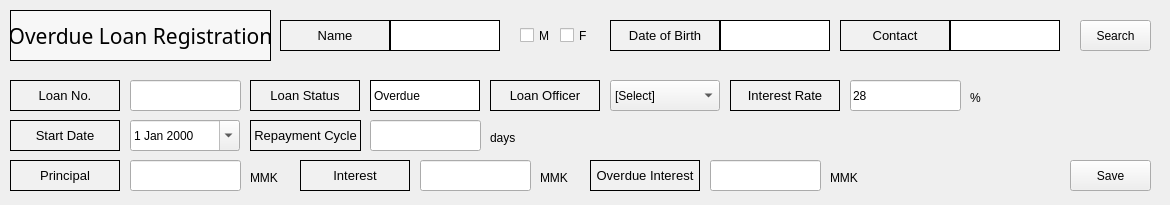
<?xml version="1.0" encoding="UTF-8"?>
<ui version="4.0">
 <class>MainWindow</class>
 <widget class="QMainWindow" name="MainWindow">
  <property name="geometry">
   <rect>
    <x>0</x>
    <y>0</y>
    <width>1170</width>
    <height>205</height>
   </rect>
  </property>
  <property name="windowTitle">
   <string>Overdue Loan Management</string>
  </property>
  <widget class="QWidget" name="centralwidget">
   <widget class="QLabel" name="label">
    <property name="geometry">
     <rect>
      <x>280</x>
      <y>20</y>
      <width>110</width>
      <height>31</height>
     </rect>
    </property>
    <property name="minimumSize">
     <size>
      <width>110</width>
      <height>0</height>
     </size>
    </property>
    <property name="maximumSize">
     <size>
      <width>110</width>
      <height>16777215</height>
     </size>
    </property>
    <property name="font">
     <font>
      <pointsize>10</pointsize>
     </font>
    </property>
    <property name="styleSheet">
     <string notr="true">background-color:rgb(241, 241, 241)</string>
    </property>
    <property name="frameShape">
     <enum>QFrame::Box</enum>
    </property>
    <property name="text">
     <string>Name</string>
    </property>
    <property name="alignment">
     <set>Qt::AlignCenter</set>
    </property>
   </widget>
   <widget class="QPushButton" name="customerSearchButton">
    <property name="geometry">
     <rect>
      <x>1080</x>
      <y>20</y>
      <width>71</width>
      <height>31</height>
     </rect>
    </property>
    <property name="text">
     <string>Search</string>
    </property>
   </widget>
   <widget class="QLabel" name="customerDateOfBirth">
    <property name="geometry">
     <rect>
      <x>720</x>
      <y>20</y>
      <width>110</width>
      <height>31</height>
     </rect>
    </property>
    <property name="minimumSize">
     <size>
      <width>110</width>
      <height>0</height>
     </size>
    </property>
    <property name="maximumSize">
     <size>
      <width>110</width>
      <height>16777215</height>
     </size>
    </property>
    <property name="styleSheet">
     <string notr="true">background-color:rgb(255, 255, 255)
</string>
    </property>
    <property name="frameShape">
     <enum>QFrame::Box</enum>
    </property>
    <property name="text">
     <string/>
    </property>
   </widget>
   <widget class="QLabel" name="label_7">
    <property name="geometry">
     <rect>
      <x>610</x>
      <y>20</y>
      <width>110</width>
      <height>31</height>
     </rect>
    </property>
    <property name="minimumSize">
     <size>
      <width>110</width>
      <height>0</height>
     </size>
    </property>
    <property name="maximumSize">
     <size>
      <width>110</width>
      <height>16777215</height>
     </size>
    </property>
    <property name="font">
     <font>
      <pointsize>10</pointsize>
     </font>
    </property>
    <property name="styleSheet">
     <string notr="true">background-color:rgb(241, 241, 241)</string>
    </property>
    <property name="frameShape">
     <enum>QFrame::Box</enum>
    </property>
    <property name="text">
     <string>Date of Birth</string>
    </property>
    <property name="alignment">
     <set>Qt::AlignCenter</set>
    </property>
   </widget>
   <widget class="QCheckBox" name="checkBoxFemale">
    <property name="geometry">
     <rect>
      <x>560</x>
      <y>20</y>
      <width>41</width>
      <height>31</height>
     </rect>
    </property>
    <property name="text">
     <string>F</string>
    </property>
   </widget>
   <widget class="QCheckBox" name="checkBoxMale">
    <property name="geometry">
     <rect>
      <x>520</x>
      <y>20</y>
      <width>41</width>
      <height>31</height>
     </rect>
    </property>
    <property name="text">
     <string>M</string>
    </property>
   </widget>
   <widget class="QLabel" name="label_4">
    <property name="geometry">
     <rect>
      <x>10</x>
      <y>10</y>
      <width>261</width>
      <height>51</height>
     </rect>
    </property>
    <property name="font">
     <font>
      <family>Agency FB</family>
      <pointsize>16</pointsize>
     </font>
    </property>
    <property name="styleSheet">
     <string notr="true">background-color:rgb(247, 247, 247)</string>
    </property>
    <property name="frameShape">
     <enum>QFrame::Box</enum>
    </property>
    <property name="text">
     <string>Overdue Loan Registration</string>
    </property>
    <property name="alignment">
     <set>Qt::AlignCenter</set>
    </property>
   </widget>
   <widget class="QLabel" name="customerContact">
    <property name="geometry">
     <rect>
      <x>950</x>
      <y>20</y>
      <width>110</width>
      <height>31</height>
     </rect>
    </property>
    <property name="minimumSize">
     <size>
      <width>110</width>
      <height>0</height>
     </size>
    </property>
    <property name="maximumSize">
     <size>
      <width>110</width>
      <height>16777215</height>
     </size>
    </property>
    <property name="styleSheet">
     <string notr="true">background-color:rgb(255, 255, 255)
</string>
    </property>
    <property name="frameShape">
     <enum>QFrame::Box</enum>
    </property>
    <property name="text">
     <string/>
    </property>
   </widget>
   <widget class="QLabel" name="label_9">
    <property name="geometry">
     <rect>
      <x>840</x>
      <y>20</y>
      <width>110</width>
      <height>31</height>
     </rect>
    </property>
    <property name="minimumSize">
     <size>
      <width>110</width>
      <height>0</height>
     </size>
    </property>
    <property name="maximumSize">
     <size>
      <width>110</width>
      <height>16777215</height>
     </size>
    </property>
    <property name="font">
     <font>
      <pointsize>10</pointsize>
     </font>
    </property>
    <property name="styleSheet">
     <string notr="true">background-color:rgb(241, 241, 241)</string>
    </property>
    <property name="frameShape">
     <enum>QFrame::Box</enum>
    </property>
    <property name="text">
     <string>Contact</string>
    </property>
    <property name="alignment">
     <set>Qt::AlignCenter</set>
    </property>
   </widget>
   <widget class="QLabel" name="customerName">
    <property name="geometry">
     <rect>
      <x>390</x>
      <y>20</y>
      <width>110</width>
      <height>31</height>
     </rect>
    </property>
    <property name="minimumSize">
     <size>
      <width>110</width>
      <height>0</height>
     </size>
    </property>
    <property name="maximumSize">
     <size>
      <width>110</width>
      <height>16777215</height>
     </size>
    </property>
    <property name="styleSheet">
     <string notr="true">background-color:rgb(255, 255, 255)
</string>
    </property>
    <property name="frameShape">
     <enum>QFrame::Box</enum>
    </property>
    <property name="text">
     <string/>
    </property>
   </widget>
   <widget class="QLabel" name="label_24">
    <property name="geometry">
     <rect>
      <x>10</x>
      <y>160</y>
      <width>110</width>
      <height>31</height>
     </rect>
    </property>
    <property name="minimumSize">
     <size>
      <width>110</width>
      <height>0</height>
     </size>
    </property>
    <property name="maximumSize">
     <size>
      <width>110</width>
      <height>16777215</height>
     </size>
    </property>
    <property name="font">
     <font>
      <pointsize>10</pointsize>
     </font>
    </property>
    <property name="styleSheet">
     <string notr="true">background-color:rgb(241, 241, 241)</string>
    </property>
    <property name="frameShape">
     <enum>QFrame::Box</enum>
    </property>
    <property name="text">
     <string>Principal</string>
    </property>
    <property name="alignment">
     <set>Qt::AlignCenter</set>
    </property>
   </widget>
   <widget class="QLabel" name="label_44">
    <property name="geometry">
     <rect>
      <x>970</x>
      <y>90</y>
      <width>16</width>
      <height>16</height>
     </rect>
    </property>
    <property name="text">
     <string>%</string>
    </property>
   </widget>
   <widget class="QLabel" name="label_33">
    <property name="geometry">
     <rect>
      <x>730</x>
      <y>80</y>
      <width>110</width>
      <height>31</height>
     </rect>
    </property>
    <property name="minimumSize">
     <size>
      <width>110</width>
      <height>0</height>
     </size>
    </property>
    <property name="maximumSize">
     <size>
      <width>110</width>
      <height>16777215</height>
     </size>
    </property>
    <property name="font">
     <font>
      <pointsize>10</pointsize>
     </font>
    </property>
    <property name="styleSheet">
     <string notr="true">background-color:rgb(241, 241, 241)</string>
    </property>
    <property name="frameShape">
     <enum>QFrame::Box</enum>
    </property>
    <property name="text">
     <string>Interest Rate</string>
    </property>
    <property name="alignment">
     <set>Qt::AlignCenter</set>
    </property>
   </widget>
   <widget class="QLabel" name="label_22">
    <property name="geometry">
     <rect>
      <x>10</x>
      <y>80</y>
      <width>110</width>
      <height>31</height>
     </rect>
    </property>
    <property name="minimumSize">
     <size>
      <width>110</width>
      <height>0</height>
     </size>
    </property>
    <property name="maximumSize">
     <size>
      <width>110</width>
      <height>16777215</height>
     </size>
    </property>
    <property name="font">
     <font>
      <pointsize>10</pointsize>
     </font>
    </property>
    <property name="styleSheet">
     <string notr="true">background-color:rgb(241, 241, 241)</string>
    </property>
    <property name="frameShape">
     <enum>QFrame::Box</enum>
    </property>
    <property name="text">
     <string>Loan No.</string>
    </property>
    <property name="alignment">
     <set>Qt::AlignCenter</set>
    </property>
   </widget>
   <widget class="QLabel" name="label_27">
    <property name="geometry">
     <rect>
      <x>490</x>
      <y>80</y>
      <width>110</width>
      <height>31</height>
     </rect>
    </property>
    <property name="minimumSize">
     <size>
      <width>110</width>
      <height>0</height>
     </size>
    </property>
    <property name="maximumSize">
     <size>
      <width>110</width>
      <height>16777215</height>
     </size>
    </property>
    <property name="font">
     <font>
      <pointsize>10</pointsize>
     </font>
    </property>
    <property name="styleSheet">
     <string notr="true">background-color:rgb(241, 241, 241)</string>
    </property>
    <property name="frameShape">
     <enum>QFrame::Box</enum>
    </property>
    <property name="text">
     <string>Loan Officer</string>
    </property>
    <property name="alignment">
     <set>Qt::AlignCenter</set>
    </property>
   </widget>
   <widget class="QComboBox" name="loanOfficer">
    <property name="geometry">
     <rect>
      <x>610</x>
      <y>80</y>
      <width>110</width>
      <height>31</height>
     </rect>
    </property>
    <property name="minimumSize">
     <size>
      <width>110</width>
      <height>0</height>
     </size>
    </property>
    <property name="maximumSize">
     <size>
      <width>110</width>
      <height>16777215</height>
     </size>
    </property>
    <property name="layoutDirection">
     <enum>Qt::LeftToRight</enum>
    </property>
    <item>
     <property name="text">
      <string>[Select]</string>
     </property>
    </item>
   </widget>
   <widget class="QLineEdit" name="principal">
    <property name="geometry">
     <rect>
      <x>130</x>
      <y>160</y>
      <width>111</width>
      <height>31</height>
     </rect>
    </property>
   </widget>
   <widget class="QDateEdit" name="startDate">
    <property name="geometry">
     <rect>
      <x>130</x>
      <y>120</y>
      <width>110</width>
      <height>31</height>
     </rect>
    </property>
    <property name="locale">
     <locale language="English" country="UnitedStates"/>
    </property>
    <property name="calendarPopup">
     <bool>true</bool>
    </property>
   </widget>
   <widget class="QLabel" name="label_37">
    <property name="geometry">
     <rect>
      <x>250</x>
      <y>120</y>
      <width>111</width>
      <height>31</height>
     </rect>
    </property>
    <property name="minimumSize">
     <size>
      <width>0</width>
      <height>0</height>
     </size>
    </property>
    <property name="maximumSize">
     <size>
      <width>16777215</width>
      <height>16777215</height>
     </size>
    </property>
    <property name="font">
     <font>
      <pointsize>10</pointsize>
     </font>
    </property>
    <property name="styleSheet">
     <string notr="true">background-color:rgb(241, 241, 241)</string>
    </property>
    <property name="frameShape">
     <enum>QFrame::Box</enum>
    </property>
    <property name="text">
     <string>Repayment Cycle</string>
    </property>
    <property name="alignment">
     <set>Qt::AlignCenter</set>
    </property>
   </widget>
   <widget class="QLineEdit" name="interestRate">
    <property name="geometry">
     <rect>
      <x>850</x>
      <y>80</y>
      <width>111</width>
      <height>31</height>
     </rect>
    </property>
    <property name="text">
     <string>28</string>
    </property>
   </widget>
   <widget class="QLabel" name="label_25">
    <property name="geometry">
     <rect>
      <x>250</x>
      <y>80</y>
      <width>110</width>
      <height>31</height>
     </rect>
    </property>
    <property name="minimumSize">
     <size>
      <width>110</width>
      <height>0</height>
     </size>
    </property>
    <property name="maximumSize">
     <size>
      <width>110</width>
      <height>16777215</height>
     </size>
    </property>
    <property name="font">
     <font>
      <pointsize>10</pointsize>
     </font>
    </property>
    <property name="styleSheet">
     <string notr="true">background-color:rgb(241, 241, 241)</string>
    </property>
    <property name="frameShape">
     <enum>QFrame::Box</enum>
    </property>
    <property name="text">
     <string>Loan Status</string>
    </property>
    <property name="alignment">
     <set>Qt::AlignCenter</set>
    </property>
   </widget>
   <widget class="QLineEdit" name="loanNumber">
    <property name="geometry">
     <rect>
      <x>130</x>
      <y>80</y>
      <width>111</width>
      <height>31</height>
     </rect>
    </property>
   </widget>
   <widget class="QLabel" name="label_42">
    <property name="geometry">
     <rect>
      <x>250</x>
      <y>170</y>
      <width>41</width>
      <height>16</height>
     </rect>
    </property>
    <property name="text">
     <string>MMK</string>
    </property>
   </widget>
   <widget class="QLabel" name="label_35">
    <property name="geometry">
     <rect>
      <x>10</x>
      <y>120</y>
      <width>110</width>
      <height>31</height>
     </rect>
    </property>
    <property name="minimumSize">
     <size>
      <width>110</width>
      <height>0</height>
     </size>
    </property>
    <property name="maximumSize">
     <size>
      <width>110</width>
      <height>16777215</height>
     </size>
    </property>
    <property name="font">
     <font>
      <pointsize>10</pointsize>
     </font>
    </property>
    <property name="styleSheet">
     <string notr="true">background-color:rgb(241, 241, 241)</string>
    </property>
    <property name="frameShape">
     <enum>QFrame::Box</enum>
    </property>
    <property name="text">
     <string>Start Date</string>
    </property>
    <property name="alignment">
     <set>Qt::AlignCenter</set>
    </property>
   </widget>
   <widget class="QLabel" name="loanStatus">
    <property name="geometry">
     <rect>
      <x>370</x>
      <y>80</y>
      <width>110</width>
      <height>31</height>
     </rect>
    </property>
    <property name="minimumSize">
     <size>
      <width>110</width>
      <height>0</height>
     </size>
    </property>
    <property name="maximumSize">
     <size>
      <width>110</width>
      <height>16777215</height>
     </size>
    </property>
    <property name="styleSheet">
     <string notr="true">background-color:rgb(255, 255, 255)
</string>
    </property>
    <property name="frameShape">
     <enum>QFrame::Box</enum>
    </property>
    <property name="text">
     <string>Overdue</string>
    </property>
   </widget>
   <widget class="QLineEdit" name="repaymentCycle">
    <property name="geometry">
     <rect>
      <x>370</x>
      <y>120</y>
      <width>111</width>
      <height>31</height>
     </rect>
    </property>
   </widget>
   <widget class="QLabel" name="label_43">
    <property name="geometry">
     <rect>
      <x>540</x>
      <y>170</y>
      <width>41</width>
      <height>16</height>
     </rect>
    </property>
    <property name="text">
     <string>MMK</string>
    </property>
   </widget>
   <widget class="QLabel" name="label_26">
    <property name="geometry">
     <rect>
      <x>300</x>
      <y>160</y>
      <width>110</width>
      <height>31</height>
     </rect>
    </property>
    <property name="minimumSize">
     <size>
      <width>110</width>
      <height>0</height>
     </size>
    </property>
    <property name="maximumSize">
     <size>
      <width>110</width>
      <height>16777215</height>
     </size>
    </property>
    <property name="font">
     <font>
      <pointsize>10</pointsize>
     </font>
    </property>
    <property name="styleSheet">
     <string notr="true">background-color:rgb(241, 241, 241)</string>
    </property>
    <property name="frameShape">
     <enum>QFrame::Box</enum>
    </property>
    <property name="text">
     <string>Interest</string>
    </property>
    <property name="alignment">
     <set>Qt::AlignCenter</set>
    </property>
   </widget>
   <widget class="QLineEdit" name="interest">
    <property name="geometry">
     <rect>
      <x>420</x>
      <y>160</y>
      <width>111</width>
      <height>31</height>
     </rect>
    </property>
   </widget>
   <widget class="QLabel" name="label_28">
    <property name="geometry">
     <rect>
      <x>590</x>
      <y>160</y>
      <width>110</width>
      <height>31</height>
     </rect>
    </property>
    <property name="minimumSize">
     <size>
      <width>110</width>
      <height>0</height>
     </size>
    </property>
    <property name="maximumSize">
     <size>
      <width>110</width>
      <height>16777215</height>
     </size>
    </property>
    <property name="font">
     <font>
      <pointsize>10</pointsize>
     </font>
    </property>
    <property name="styleSheet">
     <string notr="true">background-color:rgb(241, 241, 241)</string>
    </property>
    <property name="frameShape">
     <enum>QFrame::Box</enum>
    </property>
    <property name="text">
     <string>Overdue Interest</string>
    </property>
    <property name="alignment">
     <set>Qt::AlignCenter</set>
    </property>
   </widget>
   <widget class="QLabel" name="label_45">
    <property name="geometry">
     <rect>
      <x>830</x>
      <y>170</y>
      <width>41</width>
      <height>16</height>
     </rect>
    </property>
    <property name="text">
     <string>MMK</string>
    </property>
   </widget>
   <widget class="QLineEdit" name="overdueInterest">
    <property name="geometry">
     <rect>
      <x>710</x>
      <y>160</y>
      <width>111</width>
      <height>31</height>
     </rect>
    </property>
   </widget>
   <widget class="QLabel" name="label_46">
    <property name="geometry">
     <rect>
      <x>490</x>
      <y>130</y>
      <width>41</width>
      <height>16</height>
     </rect>
    </property>
    <property name="text">
     <string>days</string>
    </property>
   </widget>
   <widget class="QPushButton" name="saveButton">
    <property name="geometry">
     <rect>
      <x>1070</x>
      <y>160</y>
      <width>81</width>
      <height>31</height>
     </rect>
    </property>
    <property name="text">
     <string>Save</string>
    </property>
   </widget>
  </widget>
 </widget>
 <resources/>
 <connections/>
</ui>
